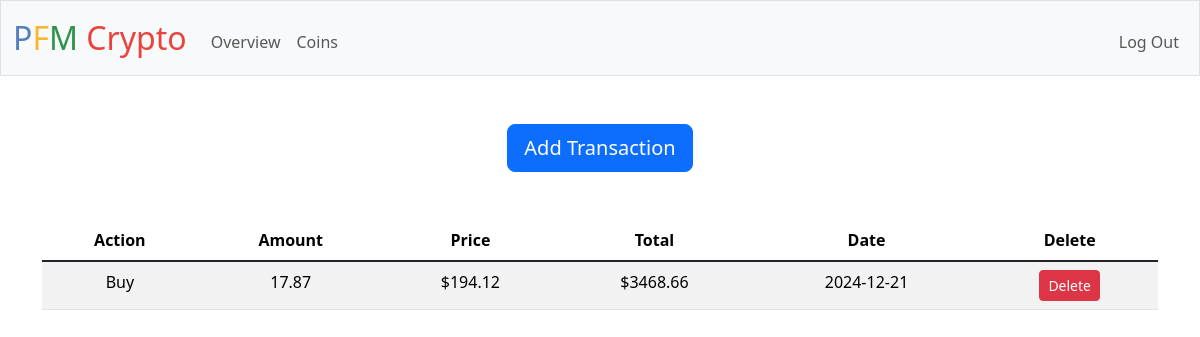
The app's page /coins/Solana (signed in) with its own data.
### tables this page shows
CREATE TABLE transactions ( id INTEGER PRIMARY KEY AUTOINCREMENT, user_id INTEGER NOT NULL, coin_id INTEGER NOT NULL, buy BOOLEAN NOT NULL, price REAL NOT NULL, amount NUMERIC NOT NULL, date DATE NOT NULL, FOREIGN KEY (user_id) REFERENCES users (id) ON DELETE CASCADE, FOREIGN KEY (coin_id) REFERENCES coins (id) ON DELETE CASCADE );

### app.py (the view)
@app.route('/coins/<name>', methods=["GET"])
@login_required
def coin_page(name):
    coin_info = db.execute(
        "SELECT id, genesis, coin_id FROM coins WHERE name = ? AND user_id = ?", name, session["user_id"]
    )
    txs = db.execute(
        "SELECT * from transactions WHERE user_id = ? AND coin_id = ? ORDER BY date", session["user_id"], coin_info[0]["id"]
    )
    other_txs = db.execute(
        "SELECT * from transactions WHERE user_id = ? AND coin_id != ? ORDER BY date", session["user_id"], coin_info[0]["id"]
    )
    genesis = coin_info[0]["genesis"]
    coin_id = coin_info[0]["coin_id"]
    id = coin_info[0]["id"]
    other_coins = db.execute(
        "SELECT id, name FROM coins WHERE user_id = ? AND coin_id != ?", session["user_id"], coin_id
    )
    return render_template('transactions.html', txs = txs, genesis = genesis, coin_id = coin_id, id = id, other_coins = other_coins, other_txs = other_txs)

### app.py (called while the page is built)
@app.after_request
def after_request(response):
    response.headers["Cache-Control"] = "no-cache, no-store, must-revalidate"
    response.headers["Expires"] = 0
    response.headers["Pragma"] = "no-cache"
    return response

### helpers.py (called while the page is built)
def login_required(f):
    @wraps(f)
    def decorated_function(*args, **kwargs):
        if session.get("user_id") is None:
            return redirect("/login")
        return f(*args, **kwargs)
    return decorated_function

### templates/transactions.html (shortened to what this page needs)
{% extends "layout.html" %}
{% block main %}
<div class="container d-flex justify-content-center">
    <button type="button"
    class="btn btn-primary btn-lg"
    data-bs-toggle="modal"
    data-bs-target="#addBuy"
    >
        Add Transaction
    </button>
</div>
<table class="table table-striped table-hover mt-5">
    <thead>
      <tr>
        <th scope="col">Action</th>
        <th scope="col">Amount</th>
        <th scope="col">Price</th>
        <th scope="col">Total</th>
        <th scope="col">Date</th>
        <th scope="col">Delete</th>
      </tr>
    </thead>
    <tbody class="table-group-divider">
      {% for tx in txs %}
      <tr id="{{ tx.id }}">
        <td>{{ "Buy" if tx.buy else "Sell" }}</td>
        <td>{{ tx.amount | round(2) }}</td>
        <td>${{ tx.price | round(2) }}</td>
        <td>${{ (tx.price * tx.amount) | round(2) }}</td>
        <td>{{ tx.date }}</td>
        <td><button class="btn btn-danger btn-sm delete-btn" data-tx-id="{{ tx.id }}">Delete</button></td>
      </tr>
      {% endfor %}
    </tbody>
  </table>
{% endblock %}

### records on screen
transactions: buy "Buy", amount "17.87", price "194.12", (tx.price*tx.amount)|round(2) "3468.66", date "2024-12-21"
